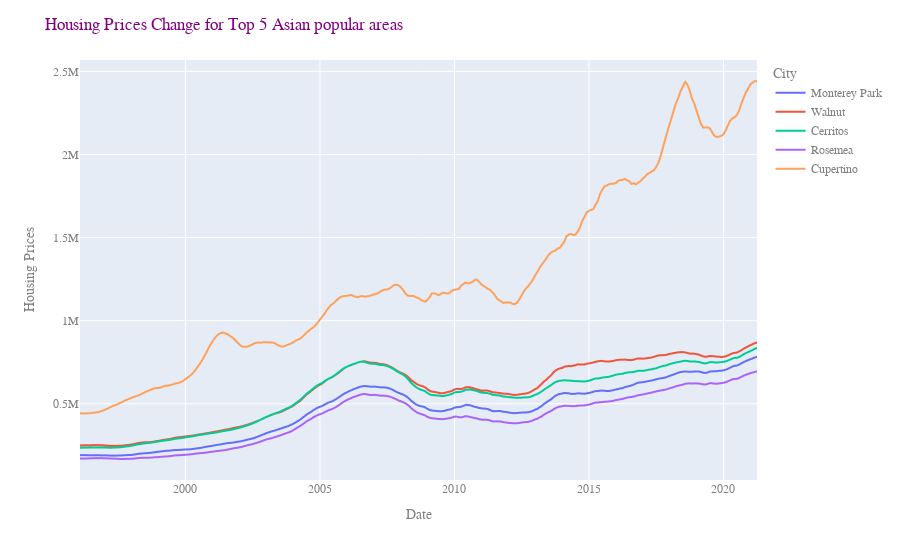

Notebook code for this chart:
### Code cell
import plotly.express as px
import plotly.graph_objects as go
fig = px.line(asiantop, x="date", y="value",color = "City")
fig.update_layout(title='Housing Prices Change for Top 5 Asian popular areas',
                   xaxis_title='Date',
                   yaxis_title='Housing Prices',
                 font_family="Courier New",
    font_color="gray",
    title_font_family="Times New Roman",
    title_font_color="Purple")
fig.show()
from plotly.io import write_html
write_html(fig, "HouseAsian.html")

### Figure 1 — Plotly figure (JSON) as saved in the notebook; plotly's stock layout.template omitted (floating-point values rounded to 4 significant figures; data arrays with more than 128 entries replaced by an {"elided": "..."} marker saying what was removed)
{"data": [{"hovertemplate": "City=Monterey Park<br>date=%{x}<br>value=%{y}<extra></extra>", "legendgroup": "Monterey Park", "line": {"color": "#636efa", "dash": "solid"}, "mode": "lines", "name": "Monterey Park", "showlegend": true, "type": "scattergl", "x": {"elided": "303 str values"}, "xaxis": "x", "y": {"elided": "303 int values"}, "yaxis": "y"}, {"hovertemplate": "City=Walnut<br>date=%{x}<br>value=%{y}<extra></extra>", "legendgroup": "Walnut", "line": {"color": "#EF553B", "dash": "solid"}, "mode": "lines", "name": "Walnut", "showlegend": true, "type": "scattergl", "x": {"elided": "303 str values"}, "xaxis": "x", "y": {"elided": "303 int values"}, "yaxis": "y"}, {"hovertemplate": "City=Cerritos<br>date=%{x}<br>value=%{y}<extra></extra>", "legendgroup": "Cerritos", "line": {"color": "#00cc96", "dash": "solid"}, "mode": "lines", "name": "Cerritos", "showlegend": true, "type": "scattergl", "x": {"elided": "303 str values"}, "xaxis": "x", "y": {"elided": "303 int values"}, "yaxis": "y"}, {"hovertemplate": "City=Rosemea<br>date=%{x}<br>value=%{y}<extra></extra>", "legendgroup": "Rosemea", "line": {"color": "#ab63fa", "dash": "solid"}, "mode": "lines", "name": "Rosemea", "showlegend": true, "type": "scattergl", "x": {"elided": "303 str values"}, "xaxis": "x", "y": {"elided": "303 int values"}, "yaxis": "y"}, {"hovertemplate": "City=Cupertino<br>date=%{x}<br>value=%{y}<extra></extra>", "legendgroup": "Cupertino", "line": {"color": "#FFA15A", "dash": "solid"}, "mode": "lines", "name": "Cupertino", "showlegend": true, "type": "scattergl", "x": {"elided": "303 str values"}, "xaxis": "x", "y": {"elided": "303 int values"}, "yaxis": "y"}], "layout": {"font": {"color": "gray", "family": "Courier New"}, "legend": {"title": {"text": "City"}, "tracegroupgap": 0}, "margin": {"t": 60}, "title": {"font": {"color": "Purple", "family": "Times New Roman"}, "text": "Housing Prices Change for Top 5 Asian popular areas"}, "xaxis": {"anchor": "y", "domain": [0, 1], "title": {"text": "Date"}}, "yaxis": {"anchor": "x", "domain": [0, 1], "title": {"text": "Housing Prices"}}}}
